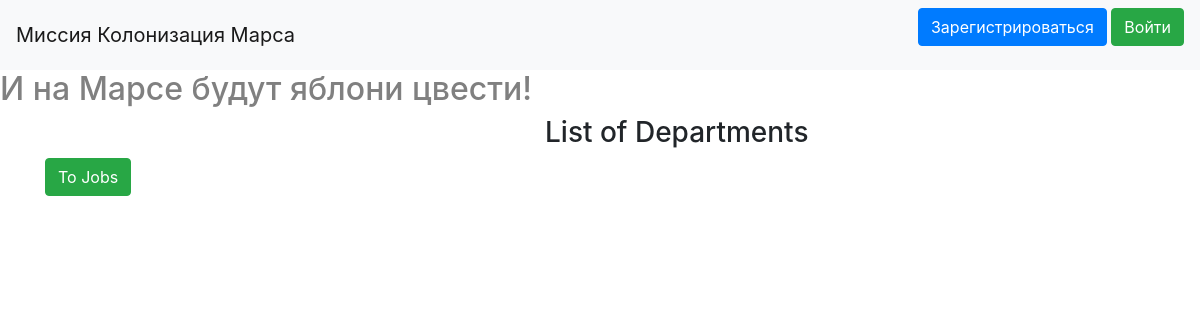
/departments, run on an earlier commit of the app's database.
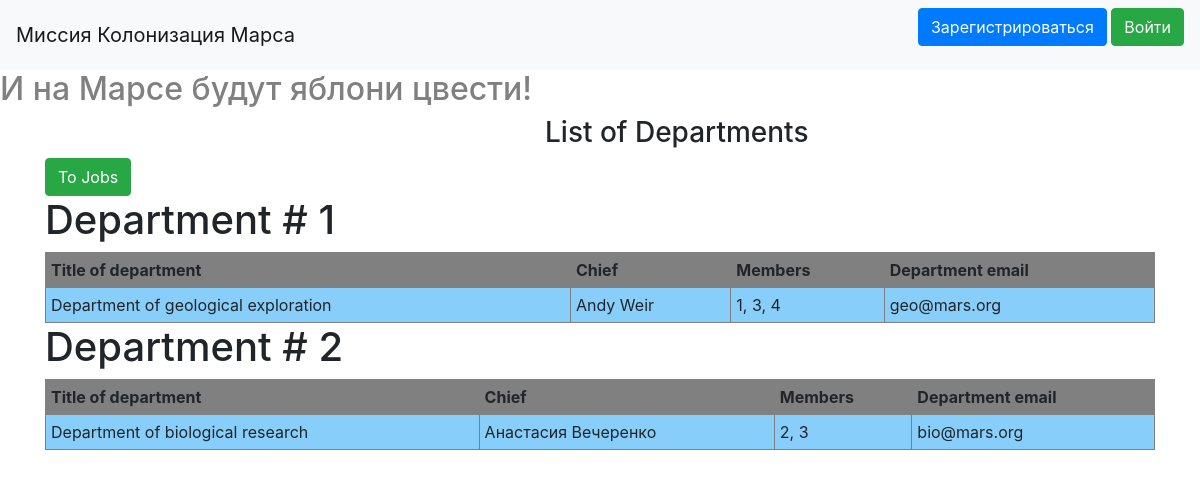
And on a later commit of the database.
### data/departments.py (models this page shows)
class Department(SqlAlchemyBase):
    __tablename__ = 'departments'
    id = sqlalchemy.Column(sqlalchemy.Integer,
                           primary_key=True, autoincrement=True)
    title = sqlalchemy.Column(sqlalchemy.String, nullable=True)
    chief = sqlalchemy.Column(sqlalchemy.Integer,
                              sqlalchemy.ForeignKey("users.id"))
    boss = orm.relation('User')
    members = sqlalchemy.Column(sqlalchemy.String, nullable=True)
    email = sqlalchemy.Column(sqlalchemy.String,
                              index=True, unique=True, nullable=True)

### main.py (the view)
@app.route('/departments')
def departments():
    global_init("db/mars_explorer.db")
    db_sess = create_session()
    list_departments = []
    for department in db_sess.query(Department).all():
        list_departments.append({'id': department.id, 'title': department.title,
                                 'chief': f'{department.boss.name} {department.boss.surname}',
                                 'members': department.members, 'email': department.email,
                                 'team_leader': department.chief})
    return render_template('departments.html', data=list_departments)

### data/db_session.py (called while the page is built, shortened)
def global_init(db_file):
    global __factory
    if __factory:
        return

def create_session() -> Session:
    global __factory
    return __factory()

### templates/departments.html (shortened to what this page needs)
{% extends "base.html" %}
{% block content %}
<h3>List of Departments</h3>
<a class="btn btn-success " href="/">To Jobs</a>
{% for item in data %}
    <h1>Department # {{item['id']}}</h1>
    <table border="1" width="100%" cellpadding="5">
        <tr>
            <th bgcolor="#808080">Title of department</th>
            <th bgcolor="#808080">Chief</th>
            <th bgcolor="#808080">Members</th>
            <th bgcolor="#808080">Department email</th>
        </tr>
        <tr>
            <td bgcolor="#87cefa">{{item['title']}}</td>
            <td bgcolor="#87cefa">{{item['chief']}}</td>
            <td bgcolor="#87cefa">{{item['members']}}</td>
            <td bgcolor="#87cefa">{{item['email']}}</td>
        </tr>
    </table>
{% endfor %}
{% endblock %}

### templates/base.html (shortened to what this page needs)
<!doctype html>
<html lang="en">
<head>
    <link rel="stylesheet"
          href="https://stackpath.bootstrapcdn.com/bootstrap/4.4.1/css/bootstrap.min.css"
>
</head>
<body>
<header>
    <nav class="navbar navbar-light bg-light">
        <a class="navbar-brand" href="#">Миссия Колонизация Марса</a>
        {% if current_user.is_authenticated %}
    <a class="navbar-brand" href="/logout">{{ current_user.name }}</a>
{% else %}
    <p>
        <a class="btn btn-primary " href="/register">Зарегистрироваться</a>
        <a class="btn btn-success" href="/login">Войти</a>
    </p>
{% endif %}
    </nav>
    <h2>И на Марсе будут яблони цвести!</h2>
</header>
<main role="main" class="container">
    {% block content %}{% endblock %}
</main>
</body>
</html>

### templates/base.html (style rules this page uses)
h2 { color: #808080; }
h3 { margin-left:500px; }

What changed in the data, as far as the page shows it:
added Department: id "1", title "Department of geological exploration", chief "Andy Weir", members "1, 3, 4", email "geo@mars.org"
added Department: id "2", title "Department of biological research", chief "Анастасия Вечеренко", members "2, 3", email "bio@mars.org"
